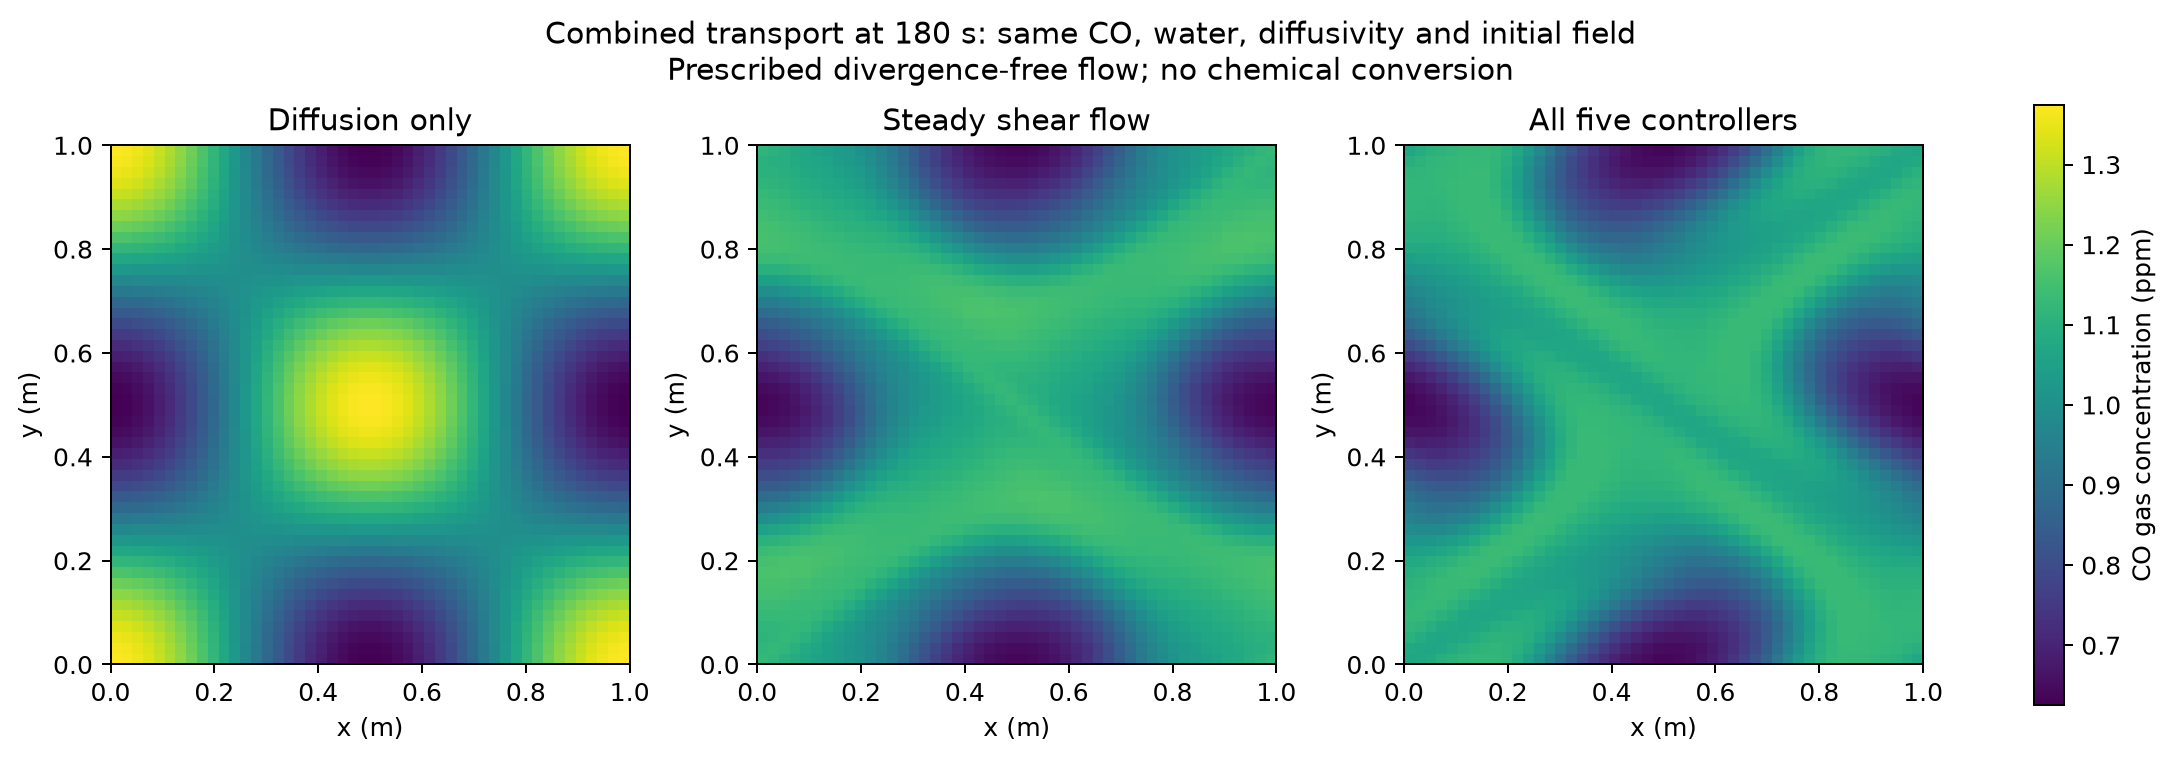

Reproduce this figure in Python.
"""All five screenshot systems coupled one-way to the earlier partition model.

This is a manufactured, externally driven kinematic benchmark. The controllers
prescribe a divergence-free shear flow; they do NOT replace molecular forces,
chemical rates, Navier-Stokes momentum, or the gas/water partition law.
Output concentrations are normalized per initial mean gas inventory.
"""
from pathlib import Path
import json,time,unittest
import numpy as np
from scipy.integrate import solve_ivp
import matplotlib
matplotlib.use('Agg')
import matplotlib.pyplot as plt
from equations import radial_exact

ROOT=Path(__file__).resolve().parent
R=8.31446261815324;T=298.15;P=101325.;PHI=5e-7;L=1.;D=2e-5;A=1e-5
NAMES=['CO','acetone','H2O2']
H=np.array([9.7e-6,.27,860.])
XPPM=np.array([1.,1.,.001])
BASE_CONC=XPPM*1e-6*P/(R*T)


def controller_solution(end=180):
    # Dimensionless screenshot times are mapped to a chosen30s time scale.
    # Clock uses its actual hand-relative rate. Saddle node uses3s time scale.
    def rhs(t,z):
        phi,velocity,xs=z
        return [velocity/30,(1.2-np.sin(phi)-.2*velocity)/30,
                (.01+xs*xs)/3 if xs<1 else 0]
    # Use an event and hold the output rather than integrating past blow-up.
    def gate(t,z):return z[2]-1
    gate.terminal=True;gate.direction=1
    sol1=solve_ivp(rhs,(0,end),[0,0,-1],events=gate,dense_output=True,
                   rtol=1e-10,atol=1e-12,max_step=.5)
    stop=float(sol1.t[-1]);state=sol1.y[:,-1].copy()
    if stop<end:
        state[2]=1
        def after(t,z):return [z[1]/30,(1.2-np.sin(z[0])-.2*z[1])/30,0]
        sol2=solve_ivp(after,(stop,end),state,dense_output=True,
            rtol=1e-10,atol=1e-12,max_step=.5)
    else:sol2=None
    def signals(t):
        phase,velocity,xs=(sol1.sol(t) if t<=stop else sol2.sol(t))
        return dict(limit_cycle=float(radial_exact(t/30,.2)*np.cos(t/30)),
            junction=float(np.sin(phase)),clock=float(np.cos(2*np.pi*t/(43200/11))),
            saddle=float(np.clip((xs+1)/2,0,1)),harmonic=float(np.cos(t/30)))
    return signals,stop


def shear_amplitudes(t,signals,case='combined'):
    if case=='no_flow':return 0.,0.
    if case=='steady':return .01,.006
    s=signals(t)
    if case.startswith('without_'):s[case.removeprefix('without_')]=0
    ux=.01*(1+.2*s['limit_cycle']+.2*s['clock'])
    uy=.01*(.6+.2*s['junction']+.1*s['harmonic']+.1*s['saddle'])
    return ux,uy


def exchange(y,dt,enabled=True):
    if not enabled:return y.copy()
    m=H*R*T
    kl=2e-9/A;kg=D/A
    kla=3/(A*(1/kl+m/kg))
    ratio=m*PHI;f=ratio/(1+ratio);decay=np.exp(-kla*(1+ratio)*dt)
    total=y[:,0]+y[:,1]
    liquid=f[:,None,None]*total+(y[:,1]-f[:,None,None]*total)*decay[:,None,None]
    return np.stack([total-liquid,liquid],axis=1)


def simulate(n=48,dt=.25,end=180,case='combined',uptake=True):
    signals,stop=controller_solution(end)
    dx=L/n;grid=(np.arange(n)+.5)*dx
    X,Y=np.meshgrid(grid,grid,indexing='xy')
    # Exact cell averages of the same continuous initial concentration on all grids.
    initial=1+.5*np.sinc(1/n)**2*np.cos(2*np.pi*X/L)*np.cos(2*np.pi*Y/L)
    y=np.zeros((3,2,n,n));y[:,0]=initial
    initial_mass=y.sum(axis=1).mean(axis=(1,2))
    diffusivity=np.array([D,0.])[None,:,None,None]
    sinx=np.sin(2*np.pi*X/L);siny=np.sin(2*np.pi*Y/L)
    def transport_rhs(state,ux,uy):
        velx=ux*siny;vely=uy*sinx
        xp,xm=np.roll(state,-1,-1),np.roll(state,1,-1)
        yp,ym=np.roll(state,-1,-2),np.roll(state,1,-2)
        # Conservative MUSCL fluxes with monotonized-central limited slopes.
        # Face velocities are independent of their face-normal coordinate.
        def slope(minus,plus):
            central=(minus+plus)/2
            magnitude=np.minimum(abs(central),np.minimum(2*abs(minus),2*abs(plus)))
            return np.where(minus*plus>0,np.sign(central)*magnitude,0.)
        sx=slope(state-xm,xp-state);sy=slope(state-ym,yp-state)
        fx=np.maximum(velx,0)*(state+.5*sx)+np.minimum(velx,0)*(xp-.5*np.roll(sx,-1,-1))
        fy=np.maximum(vely,0)*(state+.5*sy)+np.minimum(vely,0)*(yp-.5*np.roll(sy,-1,-2))
        dxf=(fx-np.roll(fx,1,-1))/dx;dyf=(fy-np.roll(fy,1,-2))/dx
        lap=(xp+xm+yp+ym-4*state)/dx**2
        return -dxf-dyf+diffusivity*lap
    count=int(np.ceil(end/dt));h=end/count
    hist=[];max_residual=0.;minimum=1.
    for k in range(count):
        ux,uy=shear_amplitudes((k+.5)*h,signals,case)
        if h*(2*(abs(ux)+abs(uy))/dx+4*D/dx**2)>.9:
            raise ValueError('Timestep violates positivity bound')
        y=exchange(y,h/2,uptake)
        z1=y+h*transport_rhs(y,ux,uy)
        z2=.75*y+.25*(z1+h*transport_rhs(z1,ux,uy))
        y=y/3+2*(z2+h*transport_rhs(z2,ux,uy))/3
        y=exchange(y,h/2,uptake)
        mass=y.sum(axis=1).mean(axis=(1,2))
        max_residual=max(max_residual,float(np.max(abs(mass-initial_mass))))
        minimum=min(minimum,float(y.min()))
        if k%10==0 or k==count-1:
            hist.append(dict(t_s=(k+1)*h,ux_amplitude_m_s=ux,uy_amplitude_m_s=uy,
                CO_gas_variance=float(np.var(y[0,0])),aqueous_percent=(100*y[:,1].mean(axis=(1,2))).tolist()))
    result=dict(case=case,n=n,dt_s=h,end_s=end,
        initial_species_moles=BASE_CONC.tolist(),
        final_total_species_moles=(BASE_CONC*y.sum(axis=1).mean(axis=(1,2))).tolist(),
        final_aqueous_percent=(100*y[:,1].mean(axis=(1,2))).tolist(),
        gas_variance=(np.var(y[:,0],axis=(1,2))).tolist(),
        initial_variance=float(np.var(initial)),
        max_relative_mass_residual=max_residual,minimum_normalized_concentration=minimum,
        gate_full_activation_s=stop,chemical_conversion_moles=[0.,0.,0.])
    return result,y,hist


class CombinedTests(unittest.TestCase):
    def test_exchange_conservation(self):
        y=np.random.default_rng(123).uniform(size=(3,2,5,5))
        z=exchange(y,1)
        np.testing.assert_allclose(z.sum(axis=1),y.sum(axis=1),rtol=1e-14)
        self.assertTrue(np.all(z>=0))

    def test_exchange_equilibrium(self):
        y=np.zeros((3,2,2,2));y[:,0]=1
        z=exchange(y,1000)
        ratio=H*R*T*PHI
        np.testing.assert_allclose(z[:,1,0,0],ratio/(1+ratio),atol=1e-12)

    def test_combined_species_mass_and_positivity(self):
        r,y,h=simulate(n=24,dt=.5,end=20)
        self.assertLess(r['max_relative_mass_residual'],1e-12)
        self.assertGreaterEqual(r['minimum_normalized_concentration'],0)
        self.assertEqual(r['chemical_conversion_moles'],[0,0,0])

    def test_global_partition_independent_of_prescribed_flow(self):
        a=simulate(n=24,dt=.5,end=20,case='combined')[0]
        b=simulate(n=24,dt=.5,end=20,case='no_flow')[0]
        np.testing.assert_allclose(a['final_aqueous_percent'],b['final_aqueous_percent'],atol=1e-10)

    def test_no_uptake_control(self):
        r,y,h=simulate(n=24,dt=.5,end=20,uptake=False)
        self.assertEqual(float(y[:,1].max()),0)

    def test_discrete_flow_divergence(self):
        n=32;x=(np.arange(n)+.5)/n;X,Y=np.meshgrid(x,x)
        u=.012*np.sin(2*np.pi*Y);v=.008*np.sin(2*np.pi*X)
        div=(np.roll(u,-1,1)-u)*n+(np.roll(v,-1,0)-v)*n
        self.assertEqual(float(abs(div).max()),0)

    def test_saddle_controller_event(self):
        signals,stop=controller_solution()
        expected=3*2*np.arctan(10)/.1
        self.assertAlmostEqual(stop,expected,places=7)
        self.assertAlmostEqual(signals(179)['saddle'],1,places=12)

    def test_diffusion_only_analytic_fourier_decay(self):
        n=32;end=20
        r,y,h=simulate(n=n,dt=.5,end=end,case='no_flow',uptake=False)
        grid=(np.arange(n)+.5)/n;X,Y=np.meshgrid(grid,grid)
        exact=1+.5*np.sinc(1/n)**2*np.exp(-8*np.pi**2*D*end)*np.cos(2*np.pi*X)*np.cos(2*np.pi*Y)
        self.assertLess(float(np.max(abs(y[0,0]-exact))),5e-5)


def run():
    start=time.perf_counter();rows=[];fields={};histories={}
    cases=['no_flow','steady','combined']+['without_'+x for x in ['limit_cycle','junction','clock','saddle','harmonic']]
    for case in cases:
        row,field,hist=simulate(case=case)
        rows.append(row);fields[case]=field;histories[case]=hist
    coarse,f0,_=simulate(n=24,dt=.5)
    fine,f1,_=simulate(n=96,dt=.1)
    timefine,ft,_=simulate(n=48,dt=.125)
    medium=fields['combined']
    averaged_medium=medium.reshape(3,2,24,2,24,2).mean(axis=(3,5))
    averaged_fine=f1.reshape(3,2,48,2,48,2).mean(axis=(3,5))
    delta_coarse=float(np.sqrt(np.mean((f0[0,0]-averaged_medium[0,0])**2)))
    delta_fine=float(np.sqrt(np.mean((medium[0,0]-averaged_fine[0,0])**2)))
    delta_time=float(np.sqrt(np.mean((medium[0,0]-ft[0,0])**2)))
    proof=simulate(case='combined',uptake=False)[0]
    fig,ax=plt.subplots(1,3,figsize=(12,4.1),layout='constrained')
    vmin=min(float(fields[k][0,0].min()) for k in ['no_flow','steady','combined'])
    vmax=max(float(fields[k][0,0].max()) for k in ['no_flow','steady','combined'])
    for a,key in zip(ax,['no_flow','steady','combined']):
        im=a.imshow(fields[key][0,0],origin='lower',extent=[0,1,0,1],vmin=vmin,vmax=vmax,cmap='viridis')
        a.set(title={'no_flow':'Diffusion only','steady':'Steady shear flow','combined':'All five controllers'}[key],xlabel='x (m)',ylabel='y (m)')
    fig.colorbar(im,ax=ax,label='CO gas concentration (ppm)')
    fig.suptitle('Combined transport at 180 s: same CO, water, diffusivity and initial field\nPrescribed divergence-free flow; no chemical conversion',fontsize=12)
    fig.savefig(ROOT/'combined_transport.png',dpi=180,bbox_inches='tight')
    fig.savefig(ROOT/'combined_transport.svg',bbox_inches='tight');plt.close(fig)
    summary=dict(description='Manufactured one-way coupling of all five equation-based controllers to conservative two-phase transport',
        conditions=dict(T_K=T,P_Pa=P,domain_m=[1,1,1],periodic_x_y=True,water_volume_fraction=PHI,
            droplet_radius_m=A,gas_diffusivity_m2_s=D,initial_wet_gas_ppm=dict(zip(NAMES,XPPM)),
            assumption='Fixed saturated fog inventory, co-advection without settling, no reactions; imposed flow, not a momentum prediction'),
        species_order=NAMES,runs=rows,no_uptake_control=proof,
        refinement=dict(coarse_24=coarse,fine_96=fine,
            CO_rms_24_vs_restricted48=delta_coarse,CO_rms_48_vs_restricted96=delta_fine,
            CO_rms_dt025_vs_dt0125=delta_time,
            note='Differences between numerical grids, not analytic error estimates. Refinement indicates sensitivity to spatial numerical diffusion.'),
        caveat='The chosen coupling gains/time scales are declared scenario assumptions, not measured chemical effects. Global partition is unchanged by flow because kLa and water volume are fixed.',
        elapsed_seconds=time.perf_counter()-start)
    (ROOT/'combined_results.json').write_text(json.dumps(summary,indent=2),encoding='utf-8')
    (ROOT/'controller_and_transport_history.json').write_text(json.dumps(histories,indent=2),encoding='utf-8')
    np.savez_compressed(ROOT/'combined_fields.npz',**fields,fine96=f1)
    print(json.dumps(summary,indent=2))


if __name__=='__main__':run()
